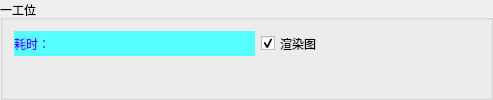
    <widget class="QGroupBox" name="groupBox_5">
     <property name="title">
      <string>一工位</string>
     </property>
     <layout class="QGridLayout" name="gridLayout_5">
      <item row="0" column="2">
       <widget class="QLabel" name="label_FirstResult">
        <property name="minimumSize">
         <size>
          <width>151</width>
          <height>0</height>
         </size>
        </property>
        <property name="maximumSize">
         <size>
          <width>151</width>
          <height>51</height>
         </size>
        </property>
        <property name="styleSheet">
         <string notr="true">image: url(:/CMainWindow/Resources/OK.svg);</string>
        </property>
        <property name="text">
         <string/>
        </property>
       </widget>
      </item>
      <item row="0" column="0">
       <widget class="QLabel" name="label_FirstTime">
        <property name="minimumSize">
         <size>
          <width>241</width>
          <height>0</height>
         </size>
        </property>
        <property name="maximumSize">
         <size>
          <width>241</width>
          <height>51</height>
         </size>
        </property>
        <property name="styleSheet">
         <string notr="true">background-color: rgb(85, 255, 255);
color: rgb(85, 0, 255);</string>
        </property>
        <property name="text">
         <string>耗时：</string>
        </property>
       </widget>
      </item>
      <item row="1" column="0" colspan="3">
       <widget class="MyLabel" name="label_FirstImage">
        <property name="styleSheet">
         <string notr="true">background-image: url(:/CMainWindow/Resources/background.png);</string>
        </property>
        <property name="text">
         <string/>
        </property>
       </widget>
      </item>
      <item row="0" column="1">
       <widget class="QCheckBox" name="checkBox_RenderFirst">
        <property name="maximumSize">
         <size>
          <width>16777215</width>
          <height>51</height>
         </size>
        </property>
        <property name="text">
         <string>渲染图</string>
        </property>
        <property name="checked">
         <bool>true</bool>
        </property>
       </widget>
      </item>
     </layout>
    </widget>
